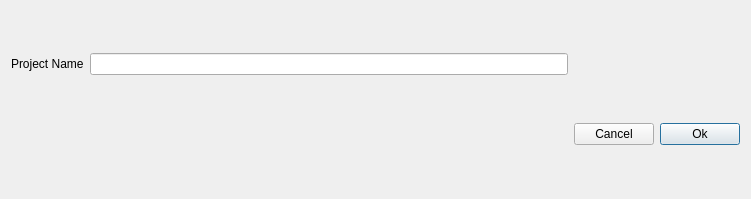
<?xml version="1.0" encoding="UTF-8"?>
<ui version="4.0">
 <class>NewProjectBaseFormClass</class>
 <widget class="QDialog" name="NewProjectBaseFormClass">
  <property name="geometry">
   <rect>
    <x>0</x>
    <y>0</y>
    <width>751</width>
    <height>199</height>
   </rect>
  </property>
  <property name="windowTitle">
   <string>New project</string>
  </property>
  <layout class="QGridLayout" name="gridLayout">
   <item row="0" column="0">
    <widget class="QLabel" name="label">
     <property name="text">
      <string>Project Name</string>
     </property>
    </widget>
   </item>
   <item row="2" column="3">
    <widget class="QPushButton" name="pushOk">
     <property name="sizePolicy">
      <sizepolicy hsizetype="Maximum" vsizetype="Fixed">
       <horstretch>0</horstretch>
       <verstretch>0</verstretch>
      </sizepolicy>
     </property>
     <property name="text">
      <string>Ok</string>
     </property>
    </widget>
   </item>
   <item row="2" column="2">
    <widget class="QPushButton" name="pushCancel">
     <property name="text">
      <string>Cancel</string>
     </property>
    </widget>
   </item>
   <item row="0" column="1">
    <widget class="QLineEdit" name="lineProjectName"/>
   </item>
  </layout>
 </widget>
 <resources/>
 <connections/>
</ui>
